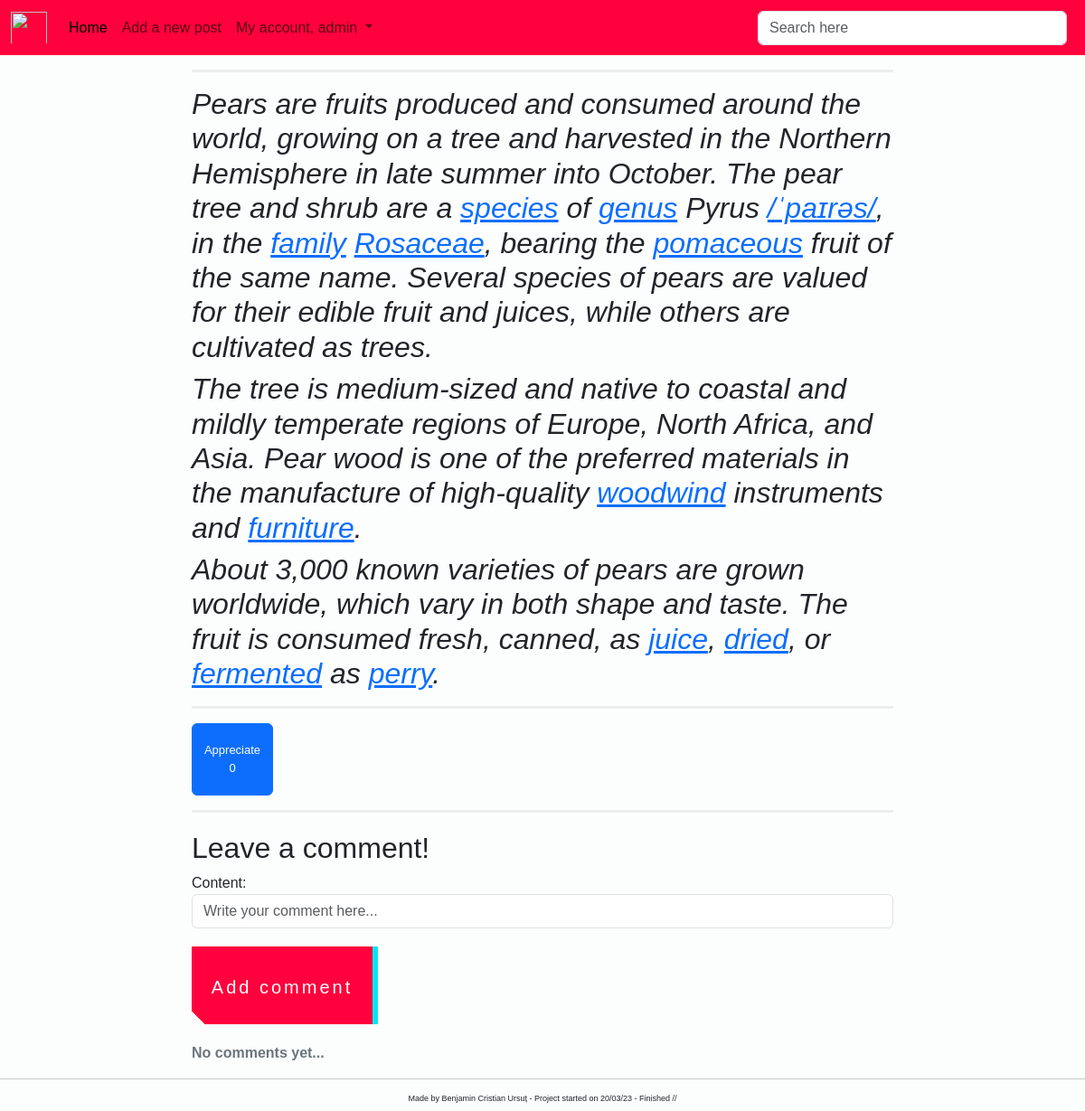
The page /detail_view_post/42/ (signed in) on the database its author committed.
### post/models.py (models this page shows, shortened)
class Post(models.Model):
    image = models.ImageField(null=True, blank=True)
    title = models.CharField(max_length=200, null=True)
    description = RichTextField(blank=True, null=True)
    tags = models.CharField(max_length=200, null=True)
    small_description = models.TextField(null=True, blank=True)
    date = models.DateField(auto_now_add=True, null=True)
    likes = models.ManyToManyField(User, related_name='blog_posts', blank=True)
    dislikes = models.ManyToManyField(User, related_name='blog', blank=True)
    created_on = models.DateTimeField(auto_now_add=True, null=True)
    active = models.BooleanField(default=True)
    class Meta:
        ordering = ['-created_on']
    def total_like(self):
        return self.likes.count()

### post/views.py (the view)
# urls.py: path('detail_view_post/<int:pk>/', views.PostDetailView.as_view(), name='detail-blog'),
class PostDetailView(LoginRequiredMixin, DetailView):
    template_name = 'post/detail_post.html'
    model = Post
    def get_context_data(self, **kwargs):
        data = super().get_context_data(**kwargs)
        comments_connected = PostComment.objects.filter(blogpost_connected=self.get_object())
        data['comments'] = comments_connected
        if self.request.user.is_authenticated:
            data['comment_form'] = NewCommentForm(instance=self.request.user)
        return data
    def post(self, request, *args, **kwargs):  # the request parameter, is a HTTP request
        new_comment = PostComment(content=request.POST.get('content'),
                                  author=self.request.user,
                                  blogpost_connected=self.get_object())
        new_comment.save()  # with this the comment is saved
        return self.get(self, request, *args, **kwargs)  # this is going to refresh the page with the new comment added

### post/forms.py
class NewCommentForm(forms.ModelForm):
    class Meta:
        model = PostComment
        fields = ['content']
        widgets = {
            'content': TextInput(attrs={
                'class': 'form-control',
                'placeholder': 'Write your comment here...'
            })
        }

### templates/post/detail_post.html (shortened to what this page needs)
{% extends 'base.html' %}
{% block content %}
    <div class="container-fluid">
        <div class="row">
            <div class="col-md-8 offset-md-2">
                <hr class="solid" style="border-top: 3px solid #bbb;">
                <p> {{ post.description | safe }}</p>
                <hr class="solid" style="border-top: 3px solid #bbb;">
                <div class="row">
                    <div class="col-1">
                        <form action="{% url 'like_post' post.pk %}" method="post">
                            <button type="submit" name="post_id"
                                    value="{{ post.id }}"
                                    class="btn btn-primary text-center"
                                    style="height: 80px;
                                           width: 90px;
                                           font-size: small">
                                Appreciate {{ post.total_like }}</button>
                        </form>
                    </div>
                </div>
                <hr class="solid" style="border-top: 3px solid #bbb;">
                <h2 style="margin-top: 20px;">Leave a comment!</h2>
                <div id="comments_section">
                    {% if user.is_authenticated %}
                        <form method="POST">
                            <div class="form-group">
                                {{ comment_form }}
                                <button class="button-49" type="submit" style="margin-top: 20px; margin-bottom: 20px;">
                                    Add comment
                                </button>
                            </div>
                        </form>
                    {% else %}
                        <a class="button-49" href="{% url 'login' %}?next={{ request.path }}">Log in to add a
                            comment!</a><br>
                    {% endif %}
                    {% if comments %}
                        <strong class="text-secondary">{{ object.number_of_comments }}
                            Comment{{ object.number_of_comments|pluralize }}</strong>
                        <hr>
                        <ul>
                            {% for comment in comments %}
                                <li>
                                    <div>
                                        <span>
                                          <strong style="color: red;">{{ comment.author }} </strong>
                                          <small class="text-muted">{{ comment.date_posted }}</small>
                                        </span>
                                        <p>
                                            {{ comment.content|safe }}
                                        </p>
                                    </div>
                                </li>
                            {% endfor %}
                        </ul>
                    {% else %}
                        <strong class="text-secondary">No comments yet...</strong>
                    {% endif %}
                </div>
            </div>
        </div>
    </div>
{% endblock %}

### templates/navbar.html (shortened to what this page needs)
<nav class="navbar navbar-expand-lg" style="background-color: #FF013C">
    <div class="container-fluid">
        <img class="navbar-brand"
             src="https://external-content.duckduckgo.com/iu/?u=http%3A%2F%2Fclipart-library.com%2Fimages_k%2Fbears-logo-transparent%2Fbears-logo-transparent-8.png&f=1&nofb=1&ipt=9b6f724f443e20de8c7bcab7ae8802b0dc1c161da96e5839c84b3e390552ac47&ipo=images"
             width="40px" height="45px">
        <div class="collapse navbar-collapse" id="navbarSupportedContent">
            <ul class="navbar-nav me-auto mb-2 mb-lg-0">
                <li class="nav-item">
                    <a class="nav-link active" aria-current="page" href="{% url 'home' %}">Home</a>
                </li>
                {% if perms.post.add_post %}
                    <li class="nav-item">
                        <a class="nav-link" href="{% url 'new-blog' %}">Add a new post</a>
                    </li>
                {% endif %}
                {% if user.is_authenticated %}
                    <li class="nav-item dropdown">
                    <a class="nav-link dropdown-toggle" href="#" role="button" data-bs-toggle="dropdown"
                       aria-expanded="false">
                        My account, {{ user.username }}
                    </a>
                {% endif %}
                </li>
            </ul>
            <form method="get" class="d-flex" role="search" action="{% url 'search' %}" style="width: 350px">
                <input class="form-control me-2" type="search" name="search" placeholder="Search here"
                       aria-label="Search">
            </form>
        </div>
    </div>
</nav>

### static/css/my_style.css (style rules this page uses)
.button-49, .button-49:after { width: 150px; height: 50px; line-height: 78px; font-size: 20px; font-family: 'Bebas Neue', sans-serif; background: linear-gradient(45deg, transparent 5%, #FF013C 5%); border: 0; color: #fff; letter-spacing: 3px; box-shadow: 6px 0px 0px #00E6F6; outline: transparent; position: relative; user-select: none; -webkit-user-select: none; touch-action: manipulation; }
.button-49:after { --slice-0: inset(50% 50% 50% 50%); --slice-1: inset(80% -6px 0 0); --slice-2: inset(50% -6px 30% 0); --slice-3: inset(10% -6px 85% 0); --slice-4: inset(40% -6px 43% 0); --slice-5: inset(80% -6px 5% 0); content: 'CONTENT'; display: block; position: absolute; top: 0; left: 0; right: 0; bottom: 0; background: linear-gradient(45deg, transparent 3%, #00E6F6 3%, #00E6F6 5%, #FF013C 5%); text-shadow: -3px -3px 0px #F8F005, 3px 3px 0px #00E6F6; clip-path: var(--slice-0); }
@media (min-width: 768px) { .button-49, .button-49:after { width: 200px; height: 86px; line-height: 88px; } }

### templates/base.html (style rules this page uses)
body { background-color: #fcfefe; font-family: Helvetica, sans-serif; }

### rows shown on the page
Post: description "Pears are fruits produced and consumed around the world, growing on a tree and harvested in the Northern Hemisphere in late summer into October. The pear tree and shrub are a species of genus Pyrus /ˈpaɪrəs/ , in the family Rosaceae , bearing the pomaceous fruit of the same name. Several species of pears are valued for their edible fruit and juices, while others are cultivated as trees. The tree is medium-sized and native to coastal and mildly temperate regions of Europe, North Africa, and Asia. Pear wood is one of the preferred materials in the manufacture of high-quality woodwind instruments and furniture . About 3,000 known varieties of pears are grown worldwide, which vary in both shape…", total_like "0"

### other values the page prints
{{ user.username }} "admin"
